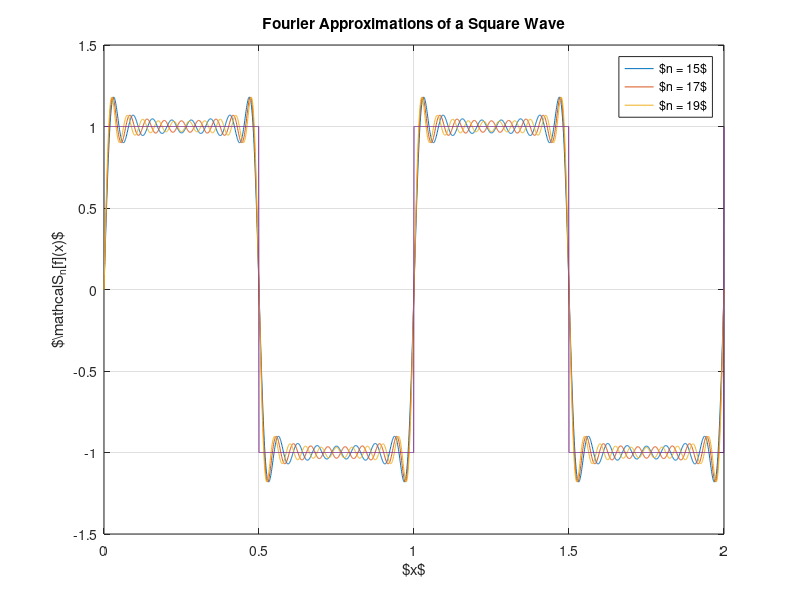
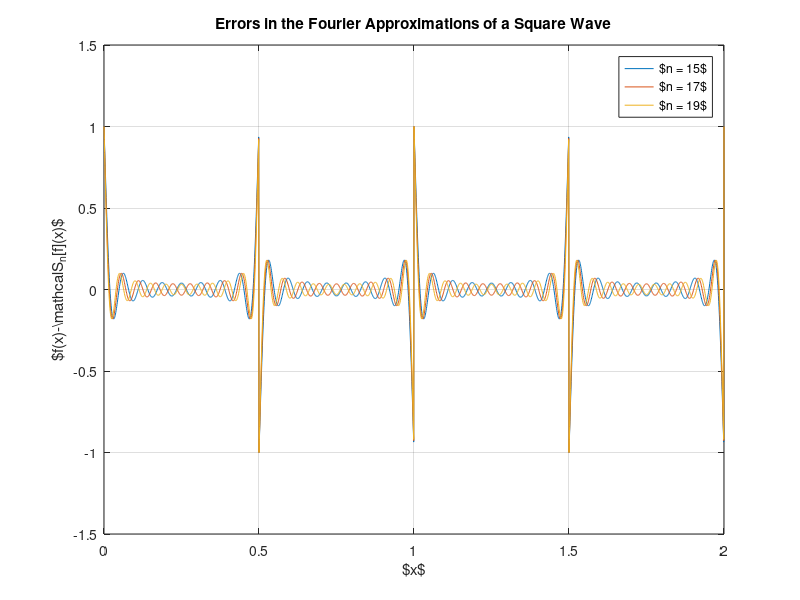

Recreate these plots in MATLAB, in order.
clear all
pkg load signal

ak = zeros(41,1);
quad_options("absolute tolerance",eps);
for k = -20:1:20;
ak(k+21) = ( quad( @(x) cos(-2*pi*k*x), 0, 0.5 ) + quad( @(x) -cos(-2*pi*k*x), 0.5, 1) ) + sqrt(-1)*( quad( @(x) sin(-2*pi*k*x), 0, 0.5 ) + quad( @(x) -sin(-2*pi*k*x), 0.5, 1) );
end
    
z = 0:0.001:2;

lz = length(2.0*pi*z);

f_proj_15 = zeros(1,lz);

for kk = -15:1:15
    f_proj_15 = f_proj_15+ak(kk+21)*exp(2*pi*sqrt(-1)*kk*z);
end

f_proj_17 = zeros(1,lz);

for kk = -17:1:17
    f_proj_17 = f_proj_17+ak(kk+21)*exp(2*pi*sqrt(-1)*kk*z);
end

f_proj_19 = zeros(1,lz);

for kk = -19:1:19
    f_proj_19 = f_proj_19+ak(kk+21)*exp(2*pi*sqrt(-1)*kk*z);
end

hf = figure(1)
clf

plot(z,real(f_proj_15),z,real(f_proj_17),z,real(f_proj_19))

hold on

y = square(2.0*pi*z);

plot(z,y)

xlabel('$x$');
ylabel('$\mathcal{S}_n[f](x)$');
title('Fourier Approximations of a Square Wave');
legend('$n = 15$', '$n = 17$', '$n = 19$')
grid on;
printstr = strcat('OUT/SquareWave');
%  exportgraphics(gca, printstr)
print(hf,printstr,'-dpdflatex')


hff=figure(2)
clf

plot(z,y-real(f_proj_15),z,y-real(f_proj_17),z,y-real(f_proj_19))

xlabel('$x$');
ylabel('$f(x)-\mathcal{S}_n[f](x)$');
title('Errors in the Fourier Approximations of a Square Wave');
legend('$n = 15$', '$n = 17$', '$n = 19$')
grid on;
printstr = strcat('OUT/SquareWaveError');
%  exportgraphics(gca, printstr)
print(hff,printstr,'-dpdflatex')


